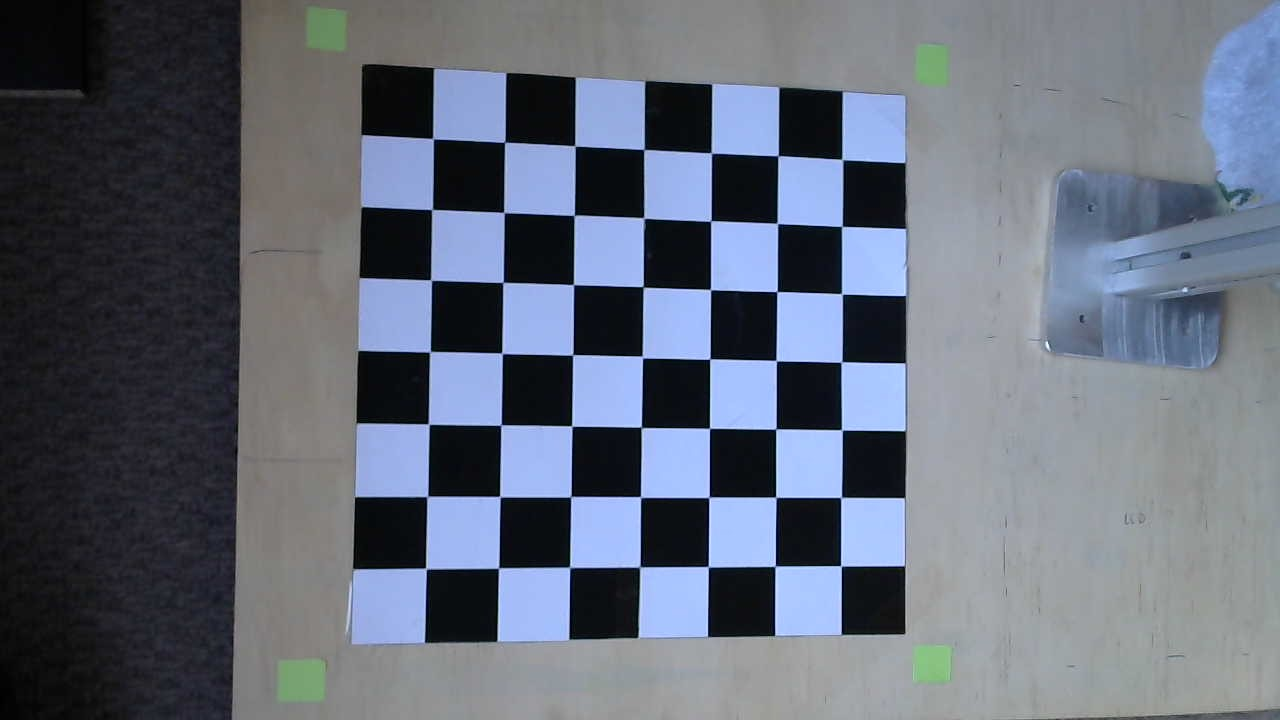
//> input picture chess_board_photos/chess_board_1.jpg, 1280 x 720 px
$ ./CVTest17   (built with g++ and OpenCV 4)
//> lines starting //> are read from the running program, lines starting //| are printed output that depends on the picture; after the words box and inside, x2 and y2 are one past the last pixel; in counts of white or black regions, pixels touching at a corner belong together
#include <iostream>
//#include "opencv2/imgcodecs.hpp"
//#include "opencv2/highgui.hpp"
//#include "opencv2/imgproc.hpp"
#include <opencv2/opencv.hpp>


using namespace cv;
using namespace std;

int main(int argc, char** argv)
{
    // Declare the output variables
    Mat dst, cdst, cdstP;
    const char* default_file ="E:/UNI/ece4078/ChessRobot2023FYP/chess_board_photos/chess_board_1.jpg";
    const char* filename = argc >=2 ? argv[1] : default_file;
    // Loads an image
    Mat src = imread( samples::findFile( filename ));
//> src is the input picture: 720 rows x 1280 cols, CV_8UC3; mean B, G, R 120.4, 106.8, 99.8
    // Check if image is loaded fine
    if(src.empty()){
        printf(" Error opening image\n");
        printf(" Program Arguments: [image_name -- default %s] \n", default_file);
        return -1;
    }

    cv::Mat src_gray;
    cvtColor(src, src_gray, COLOR_BGR2GRAY);
    cv::Mat src_binary;


    cvtColor(src, src_gray, COLOR_BGR2GRAY);
    cv::adaptiveThreshold(src_gray, src_binary, 255, cv::ADAPTIVE_THRESH_GAUSSIAN_C, cv::THRESH_BINARY, 11, 2);
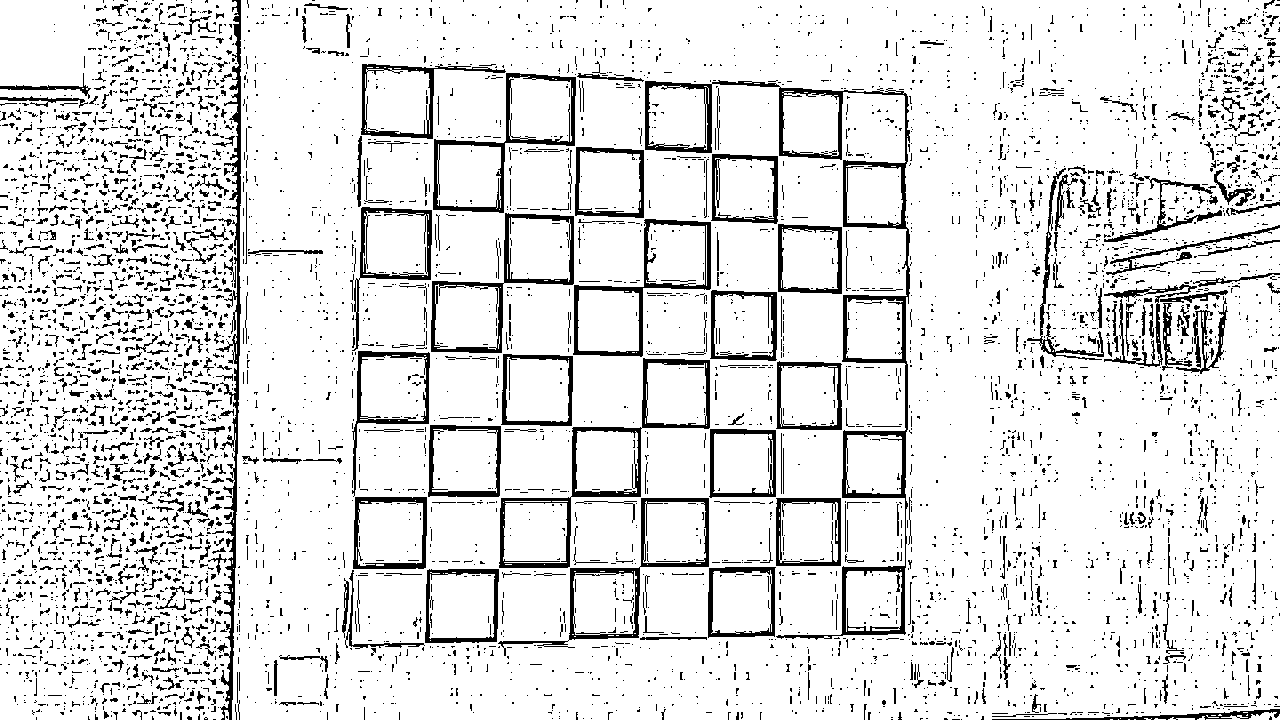
//> src_binary: 720 rows x 1280 cols, CV_8UC1; 88.3% white; 5785 black regions (4947 under 20 px), largest, box (x1, y1, x2, y2) and area: (645, 80, 910, 640) 8047, (216, 0, 241, 720) 3897, (499, 358, 710, 568) 3563

    imshow("binary image", src_gray);

    //convert image to HSV
    cv::Mat hsvImage;
    cv::cvtColor(src, hsvImage, cv::COLOR_BGR2HSV);
//> hsvImage: 720 rows x 1280 cols, CV_8UC3; mean H, S, V 91.6, 52.4, 121.5

    cv::Mat transMask;
    inRange(hsvImage, cv::Scalar (0,0,143), cv::Scalar (179,61,252), transMask);
//> transMask: 720 rows x 1280 cols, CV_8UC1; 25.8% white; 246 white regions (182 under 20 px), largest, box (x1, y1, x2, y2) and area: (343, 0, 1280, 720) 227740, (1152, 0, 1272, 178) 3360, (676, 64, 757, 152) 896
    imshow("Binary", transMask);

    //crop chessboard image
    cv::Scalar lowerGreen(35,50,50);
    cv::Scalar upperGreen(85,255,255);

    cv::Mat greenMask;

    cv::inRange(hsvImage, lowerGreen, upperGreen, greenMask);
//> greenMask: 720 rows x 1280 cols, CV_8UC1; 0.64% white; 7 white regions (3 under 20 px), largest, box (x1, y1, x2, y2) and area: (279, 661, 327, 701) 1737, (304, 7, 348, 52) 1650, (914, 645, 953, 683) 1298, (916, 44, 949, 85) 1192


    //find chessboard corners
    std::vector<cv::Point2f> corners;
    cv::Size boardSize(7,7);
    int found = cv::findChessboardCorners(src_gray, boardSize, corners, cv::CALIB_CB_ADAPTIVE_THRESH + cv::CALIB_CB_NORMALIZE_IMAGE );
//> corners = 49 Points (x, y), first 12: [432.9, 139.1], [504.4, 142.3], [574.9, 145.7], [643.7, 149.8], [711.2, 152.6], [777.8, 155.6], [841.6, 159.4], [431.4, 209.7], [503.5, 212.2], [574.7, 215.3], [643.4, 218], [710.2, 220.9]; found = 1
    cout<< corners << endl;
//| [432.94992, 139.06209;
//|  504.35501, 142.31729;
//|  574.86615, 145.69859;
//|  643.69592, 149.7948;
//> (the first 4 of 49 printed lines)
    if (found){
        cv::cornerSubPix(src_binary, corners, cv::Size(5, 5), cv::Size(-1, -1), cv::TermCriteria(cv::TermCriteria::EPS + cv::TermCriteria::COUNT, 30, 0.1));
//> corners = 49 Points (x, y), first 12: [433.2, 138.4], [504.4, 142.5], [574.6, 146.2], [643.8, 149.5], [711.6, 153.2], [778, 155.6], [841.5, 158.7], [431.9, 209.7], [504.1, 212.3], [574.3, 215.7], [643.6, 218.3], [710.5, 220.7]

        cv::Mat mask = cv::Mat::zeros(src.size(), CV_8U);
        std::vector<cv::Point> polyCorners;
        polyCorners.push_back(corners[0]);
//> polyCorners = 1 Point (x, y): [433, 138]
        polyCorners.push_back(corners[boardSize.width - 1]);
//> polyCorners = 2 Points (x, y): [433, 138], [841, 159]
        polyCorners.push_back(corners[boardSize.width * (boardSize.height - 1)]);
//> polyCorners = 3 Points (x, y): [433, 138], [841, 159], [426, 569]
        polyCorners.push_back(corners[boardSize.width * boardSize.height - 1]);
//> polyCorners = 4 Points (x, y): [433, 138], [841, 159], [426, 569], [841, 565]
        cv::fillConvexPoly(mask, polyCorners, cv::Scalar(255));
//> mask: 720 rows x 1280 cols, CV_8UC1; 9.4% white; 1 white region

        // Find contours in the mask
        std::vector<std::vector<cv::Point>> contours;
        cv::findContours(mask, contours, cv::RETR_EXTERNAL, cv::CHAIN_APPROX_SIMPLE);
//> contours = 1 contour; box (x1, y1, x2, y2) and area: (426, 138, 842, 570) 86060

        // Draw the outlines of each square
        cv::Mat resultImage = src.clone();
        cv::Scalar outlineColor(0, 255, 0); // Green color for contours
        cv::drawContours(resultImage, contours, -1, outlineColor, 2);
//> resultImage: 720 rows x 1280 cols, CV_8UC3; 0.72% of pixels changed, all inside (x1, y1, x2, y2) = (425, 137, 843, 571)

        // Display the resulting image with square outlines
        imshow("Result", resultImage);
    }
    else {
        cout << "found not found" << endl;
    }


    //colour detection
    //define colour ranges for pink and blue
    cv::Scalar lowerPink(140,50,50);
    cv::Scalar upperPink(180, 255, 255);

    cv::Scalar lowerBlue(90,50,50);
    cv::Scalar upperBlue(130,255,255);

    //cv::Scalar lowerBlack(0,0,0);
    //cv::Scalar upperBlack(255, 255, 30);

    //perform masking for both blue and pink intensities
    cv::Mat pinkMask;
    cv::Mat blueMask;
    //cv::Mat blackMask;

    cv::inRange(hsvImage, lowerPink, upperPink, pinkMask);
//> pinkMask: 720 rows x 1280 cols, CV_8UC1; every value is 0
    cv::inRange(hsvImage, lowerBlue, upperBlue, blueMask);
//> blueMask: 720 rows x 1280 cols, CV_8UC1; 23.3% white; 221 white regions (180 under 20 px), largest, box (x1, y1, x2, y2) and area: (349, 68, 909, 646) 161318, (1046, 0, 1280, 369) 47972, (173, 671, 226, 700) 746
    //cv::inRange(hsvImage, lowerBlack, upperBlack, blackMask);

    cv::Mat resultMask = pinkMask | blueMask;

    // Perform morphological operations on the combined mask
    int morphSize = 3;  // Adjust the size as per your requirement
    cv::Mat kernel = cv::getStructuringElement(cv::MORPH_RECT, cv::Size(morphSize, morphSize));
    cv::morphologyEx(resultMask, resultMask, cv::MORPH_OPEN, kernel);
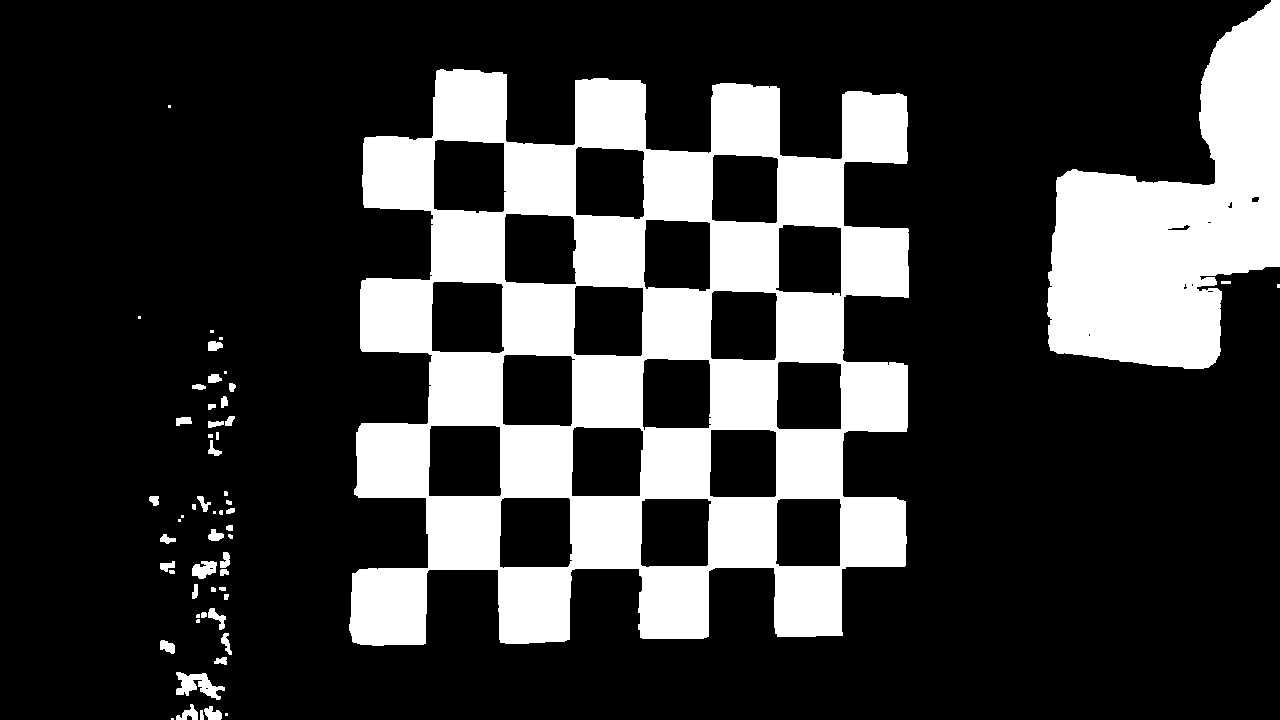
//> resultMask: 720 rows x 1280 cols, CV_8UC1; 23.1% white; 57 white regions (15 under 20 px)

    // Find contours in the combined mask
    std::vector<std::vector<cv::Point>> contours;
    std::vector<cv::Vec4i> hierarchy;
    cv::findContours(resultMask, contours, hierarchy, cv::RETR_EXTERNAL, cv::CHAIN_APPROX_SIMPLE);
//> contours = 57 contours, 25 with area under 20; largest, box (x1, y1, x2, y2) and area: (349, 69, 909, 646) 240646, (1047, 0, 1280, 369) 47357, (176, 672, 225, 700) 594, (192, 561, 217, 579) 272, (204, 706, 222, 720) 142

    // Draw bounding rectangles around the detected contours
    cv::Mat PinkBlueImage = src.clone();
    cv::Scalar contourColour;
    cv::Scalar pinkColour(255, 0, 255);  // Green color for contour bounding boxes
    cv::Scalar blueColour(255,0,0);
    for (size_t i = 0; i < contours.size(); ++i) {
        cv::Rect boundingRect = cv::boundingRect(contours[i]);
        if (cv::countNonZero(pinkMask(boundingRect)) > 0)
            contourColour = pinkColour;
        else
            contourColour = blueColour;
        cv::rectangle(PinkBlueImage, boundingRect, contourColour, 2);
    }
//> this loop made 57 passes
//> boundingRect on passes 1 to 8: Rect(171, 718, 3, 2), Rect(225, 713, 3, 3), Rect(200, 710, 4, 10), Rect(204, 706, 18, 14), Rect(176, 704, 22, 16), Rect(176, 672, 49, 28), Rect(214, 657, 13, 8), Rect(160, 640, 15, 14)
//> PinkBlueImage: 720 rows x 1280 cols, CV_8UC3; 1.59% of pixels changed, all inside (x1, y1, x2, y2) = (137, 0, 1280, 720)


    cv::imshow( "HSV Image", PinkBlueImage);

    cv::Mat adaptiveThreshold;
    cv::adaptiveThreshold(src_gray, adaptiveThreshold, 255, cv::ADAPTIVE_THRESH_GAUSSIAN_C, cv::THRESH_BINARY_INV, 11, 2);

    cv::Mat c_cannyEdges, p_cannyEdges;
    cv::Mat cannyEdges;
    Canny(src_gray, cannyEdges, 100, 150, 3);
//> cannyEdges: 720 rows x 1280 cols, CV_8UC1; 1.4% white in thin lines or dots

    cvtColor(cannyEdges, c_cannyEdges, COLOR_GRAY2BGR);
//> c_cannyEdges: 720 rows x 1280 cols, CV_8UC3; 1.4% white in thin lines or dots
    p_cannyEdges = cannyEdges.clone();

    vector<Vec2f> lines; // will hold the results of the detection
    HoughLines(cannyEdges, lines, 1, CV_PI/180, 150, 0, 0 ); // runs the actual detection
//> lines = 22 lines (rho, theta), first 12: [905, 0], [497, 1.57], [508, 0.02], [115, 1.62], [245, 0.02], [436, 0.02], [416, 1.59], [264, 1.61], [363, 0.02], [649, 1.55], [841, 0], [46, 1.62]
    // Draw the lines
    for( size_t i = 0; i < lines.size(); i++ )
    {
        float rho = lines[i][0], theta = lines[i][1];

        Point pt1, pt2;
        double a = cos(theta), b = sin(theta);
        double x0 = a*rho, y0 = b*rho;
        pt1.x = cvRound(x0 + 1000*(-b));
        pt1.y = cvRound(y0 + 1000*(a));
        pt2.x = cvRound(x0 - 1000*(-b));
        pt2.y = cvRound(y0 - 1000*(a));
        cout << "Point 1: "<< pt1.x << " " << pt1.y << " Point 2: " << pt2.x << " " << pt2.y << endl;
        line( c_cannyEdges, pt1, pt2, Scalar(0,0,255), 3, LINE_AA);
    }
//> this loop made 22 passes
//> (rho, theta, a, b, x0, y0) on passes 1 to 8: (905, 0, 1, 0, 905, 0), (497, 1.57, -4.37e-08, 1, -2.17e-05, 497), (508, 0.0175, 1, 0.0175, 507.9, 8.87), (115, 1.62, -0.0523, 0.999, -6.02, 114.8), (245, 0.0175, 1, 0.0175, 245, 4.28), (436, 0.0175, 1, 0.0175, 435.9, 7.61), (416, 1.59, -0.0175, 1, -7.26, 415.9), (264, 1.61, -0.0349, 0.999, -9.21, 263.8)
//> (printed output is left out)
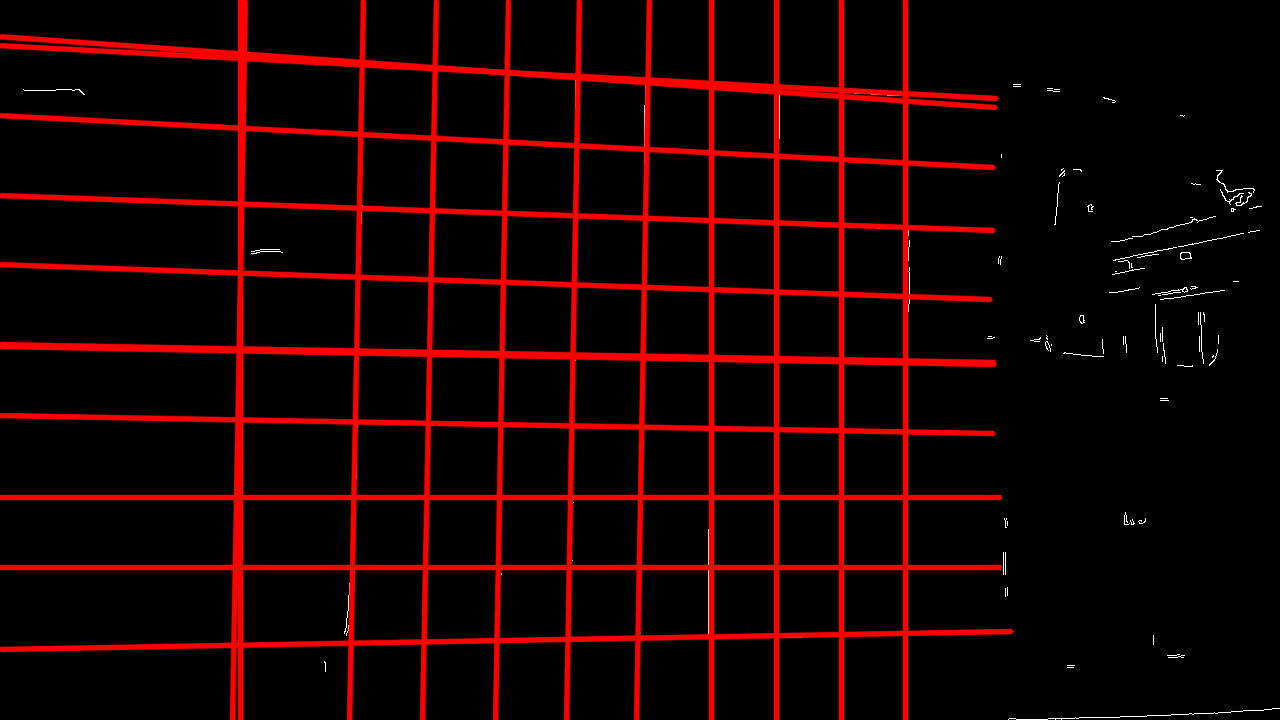
//> c_cannyEdges: 720 rows x 1280 cols, CV_8UC3; mean B, G, R 0.6, 0.6, 26.2

    cv::imshow("Canny EDges Hough", c_cannyEdges);


    cv::Mat blackSquareEdges = adaptiveThreshold & ~resultMask;
//> blackSquareEdges: 720 rows x 1280 cols, CV_8UC1; 9.3% white; 4730 white regions (4032 under 20 px)

    std::vector<std::vector<cv::Point>> blackContours;
    cv::findContours(blackSquareEdges, blackContours, cv::RETR_EXTERNAL, cv::CHAIN_APPROX_SIMPLE);
//> blackContours = 4453 contours, 4233 with area under 20; largest, box (x1, y1, x2, y2) and area: (645, 80, 848, 159) 8523, (352, 351, 430, 489) 5038, (361, 64, 506, 138) 5027, (426, 570, 498, 643) 5020, (352, 207, 432, 351) 4935

    cv::Mat blackSquaresImage = src.clone();
    cv::drawContours(blackSquaresImage, blackContours, -1, cv::Scalar(0, 0, 255), 2);
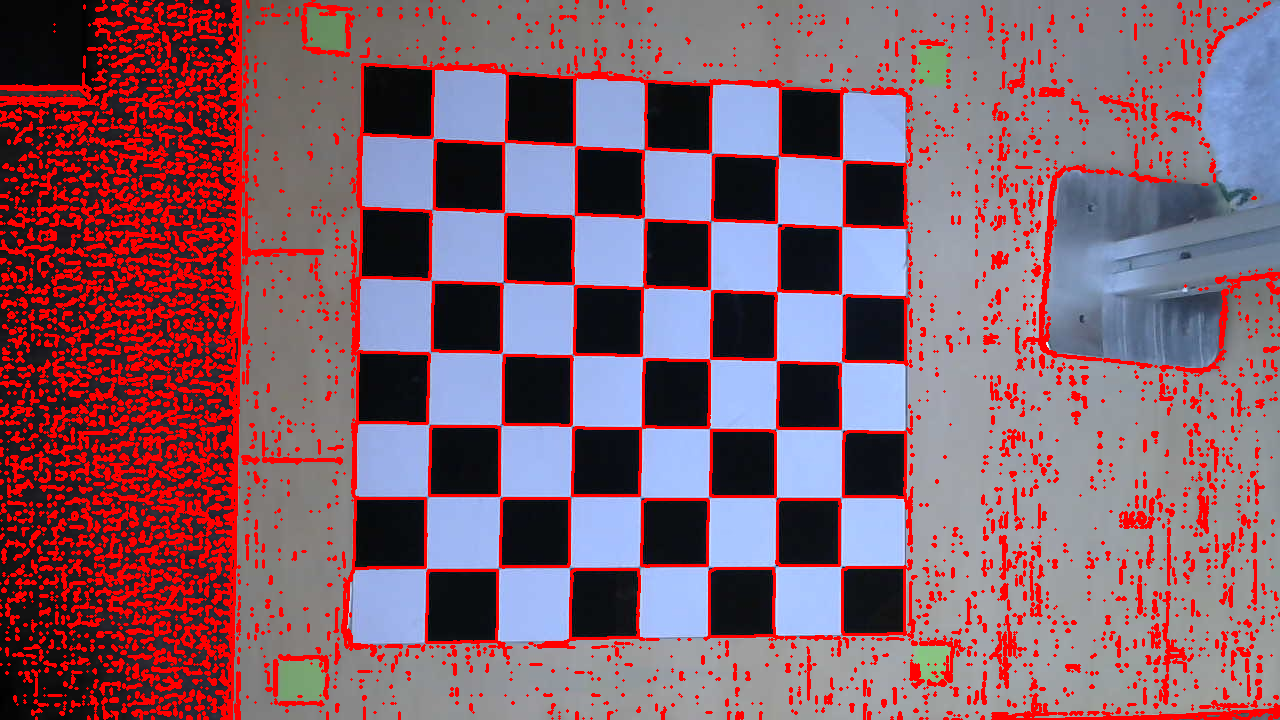
//> blackSquaresImage: 720 rows x 1280 cols, CV_8UC3; 16.56% of pixels changed, all inside (x1, y1, x2, y2) = (0, 0, 1280, 720)
    cv::imshow("Black Squares Image", blackSquaresImage);

    // [64 lines of commented-out code are left out]


    cv::waitKey(0);
}
